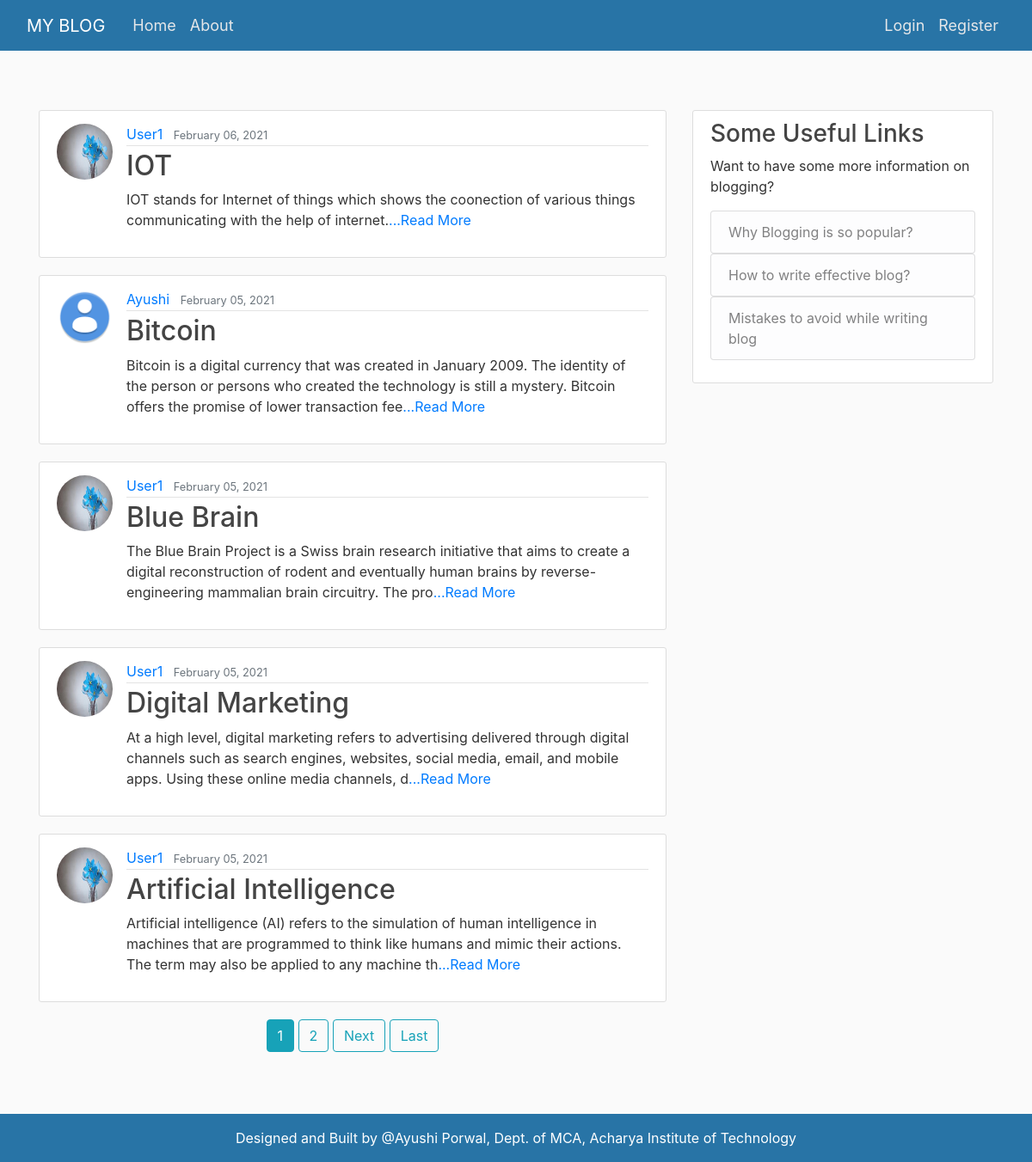
The page / on the database its author committed.
### blog/models.py (models this page shows, shortened)
class Post(models.Model):
	title = models.CharField(max_length=100)
	content = models.TextField()
	date_posted = models.DateTimeField(default=timezone.now)
	author = models.ForeignKey(User, on_delete=models.CASCADE)

### users/models.py (models this page shows, shortened)
class Profile(models.Model):
	user = models.OneToOneField(User, on_delete=models.CASCADE)
	image = models.ImageField(default='default.jpg', upload_to='profile_pics')

### blog/views.py (the view)
# urls.py: path('', PostListView.as_view(), name='blog-home'),
class PostListView(ListView):
	model = Post
	template_name = 'blog/home.html'
	context_object_name = 'posts'
	ordering = ['-date_posted']
	paginate_by = 5

### blog/templates/blog/home.html (shortened to what this page needs)
{% extends "blog/base.html" %}
{% block content %}
<main role="main" class="container">
	  <div class="row">
	    <div class="col-md-8">
	      {% for post in posts %}
		<article class="media content-section">
			<img class="rounded-circle article-img" src="{{ post.author.profile.image.url }}">
		  	<div class="media-body">
			    <div class="article-metadata">
			      <a class="mr-2" href="{% url 'user-posts' post.author.username %}">{{ post.author }}</a>
			      <small class="text-muted">{{ post.date_posted|date:"F d, Y" }}</small>
			    </div>
			    <h2><a class="article-title" href="{% url 'post-detail' post.id %}">{{ post.title }}</a></h2>
			    <p class="article-content">{{ post.content|slice:":200"}}<a href="{% url 'post-detail' post.id  %}">...Read More</a></p>
		  	</div>
		</article>
	{% endfor %}
	<center>
	{% if is_paginated %}
		{% for num in page_obj.paginator.page_range %}
			{% if page_obj.number == num %}
				<a class="btn btn-info mb-4" href="?page={{ num }}">{{ num }}</a>
			{% elif num > page_obj.number|add:'-3' and num < page_obj.number|add:'3' %}
				<a class="btn btn-outline-info mb-4" href="?page={{ num }}">{{ num }}</a>
			{% endif %}
		{% endfor %}
		{% if page_obj.has_next %}
			<a class="btn btn-outline-info mb-4" href="?page={{ page_obj.next_page_number }}">Next</a>
			<a class="btn btn-outline-info mb-4" href="?page={{ page_obj.paginator.num_pages }}">Last</a>
		{% endif %}
	{% endif %}
	</center>
	    </div>
	    <div class="col-md-4">
	      <div class="content-section">
	        <h3>Some Useful Links</h3>
	        <p>Want to have some more information on blogging?
	          <ul class="list-group">
	            <a href="{% url 'why-blogging' %}"><li class="list-group-item list-group-item-light">Why Blogging is so popular?</li></a>
	            <a href="{% url 'effective-blog' %}"><li class="list-group-item list-group-item-light">How to write effective blog?</li></a>
	            <a href="{% url 'avoid-mistakes' %}"><li class="list-group-item list-group-item-light">Mistakes to avoid while writing blog</li></a>
	        </p>
	      </div>
	    </div>
	  </div>
	</main>
{% endblock content %}

### blog/templates/blog/base.html (shortened to what this page needs)
{% load static %}
<!DOCTYPE html>
<html>
<head>
    <link rel="stylesheet" href="https://stackpath.bootstrapcdn.com/bootstrap/4.4.1/css/bootstrap.min.css">
    <link rel="stylesheet" type="text/css" href="http://cdnjs.cloudflare.com/ajax/libs/font-awesome/4.7.0/css/font-awesome.min.css">
    <link rel="stylesheet" type="text/css" href="{% static 'blog/main.css' %}">
</head>
<body>
	<header class="site-header py-4">
	  <nav class="navbar navbar-expand-md navbar-dark bg-steel fixed-top">
	    <div class="container-fluid">
	      <a class="navbar-brand mr-4" href="{% url 'blog-home' %}">MY BLOG</a>
	      <div class="collapse navbar-collapse" id="navbarToggle">
	        <div class="navbar-nav mr-auto">
	          <a class="nav-item nav-link" href="{% url 'blog-home' %}">Home</a>
	          <a class="nav-item nav-link" href="{% url 'blog-about' %}">About</a>
	        </div>
	        <div class="navbar-nav">
	        	{% if user.is_authenticated %}
	        		<ul class="navbar-nav ml-auto">
				      <li class="nav-item dropdown">
				        <a class="nav-link" href="#" id="navbarDropdownMenuLink" role="button" data-toggle="dropdown" aria-haspopup="true" aria-expanded="false"><i class="fa fa-user-circle" style="font-size: 25px;"></i></a>
				        <div class="dropdown-menu dropdown-menu-right" aria-labelledby="navbarDropdownMenuLink">
				          	<a class="dropdown-item" href="{% url 'post-create' %}">New Post</a>
			        		<a class="dropdown-item" href="{% url 'profile' %}">Profile</a>
			        		<a class="dropdown-item" href="{% url 'logout' %}">Logout</a>
				        </div>
				      </li>
				    </ul>
	        	{% else %}
		        	<a class="nav-item nav-link" href="{% url 'login' %}">Login</a>
		        	<a class="nav-item nav-link" href="{% url 'register' %}">Register</a>
		        {% endif %}
	        </div>
	      </div>
	    </div>
	  </nav>
	</header>
	{% block content %}{% endblock content %}
	<br><br>
	<footer class="container-fluid text-center py-3">
		Designed and Built by @Ayushi Porwal, Dept. of MCA, Acharya Institute of Technology
	</footer>
</body>
</html>

### blog/static/blog/main.css (style rules this page uses)
body { background: #fafafa; color: #333333; margin-top: 5rem; }
h1, h2, h3, h4, h5, h6 { color: #444444; }
ul { margin: 0; }
main { min-height: calc(100vh - 59px - 56px); }
.bg-steel { background-color: #2874A6; }
.site-header .navbar-nav .nav-link { color: #E5E7E9; font-size: 18px; }
.content-section { background: #ffffff; padding: 10px 20px; border: 1px solid #dddddd; border-radius: 3px; margin-bottom: 20px; }
article { padding-top: 20px; padding-bottom: 20px; }
.media { padding-top: 15px; padding-bottom: 15px; }
.article-title { color: #444444; }
.article-content { white-space: pre-line; }
.article-img { height: 65px; width: 65px; margin-right: 16px; }
.article-metadata { padding-bottom: 1px; margin-bottom: 4px; border-bottom: 1px solid #e3e3e3 }
footer { width: 100%; background-color: #2874A6; color: #FFF; padding-top: 10px; padding-bottom: 0px; }

### rows shown on the page
Post: author.profile.image (picture), author "User1", date_posted "February 06, 2021", title "IOT", content "IOT stands for Internet of things which shows the coonection of various things communicating with the help of internet."
Post: author.profile.image (placeholder picture), author "Ayushi", date_posted "February 05, 2021", title "Bitcoin", content "Bitcoin is a digital currency that was created in January 2009. The identity of the person or persons who created the technology is still a mystery. Bitcoin offers the promise of lower transaction fee"
Post: author.profile.image (picture), author "User1", date_posted "February 05, 2021", title "Blue Brain", content "The Blue Brain Project is a Swiss brain research initiative that aims to create a digital reconstruction of rodent and eventually human brains by reverse-engineering mammalian brain circuitry. The pro"
Post: author.profile.image (picture), author "User1", date_posted "February 05, 2021", title "Digital Marketing", content "At a high level, digital marketing refers to advertising delivered through digital channels such as search engines, websites, social media, email, and mobile apps. Using these online media channels, d"
Post: author.profile.image (picture), author "User1", date_posted "February 05, 2021", title "Artificial Intelligence", content "Artificial intelligence (AI) refers to the simulation of human intelligence in machines that are programmed to think like humans and mimic their actions. The term may also be applied to any machine th"

### other values the page prints
{{ num }} "1"
{{ num }} "2"
